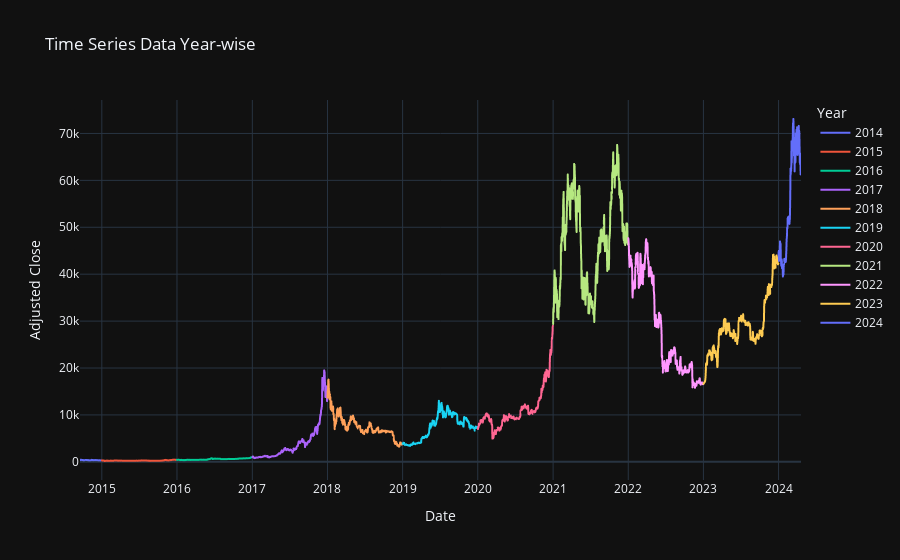

The cell this chart's notebook holds for it:
### Code cell
fig = px.line(df, x='Date', y='Adj Close', color='Year', title='Time Series Data Year-wise', 
              labels={'Adj Close': 'Adjusted Close', 'Date': 'Date'}, 
              template='plotly_dark')
fig.update_xaxes(title_text='Date')
fig.update_yaxes(title_text='Adjusted Close')
fig.show()
